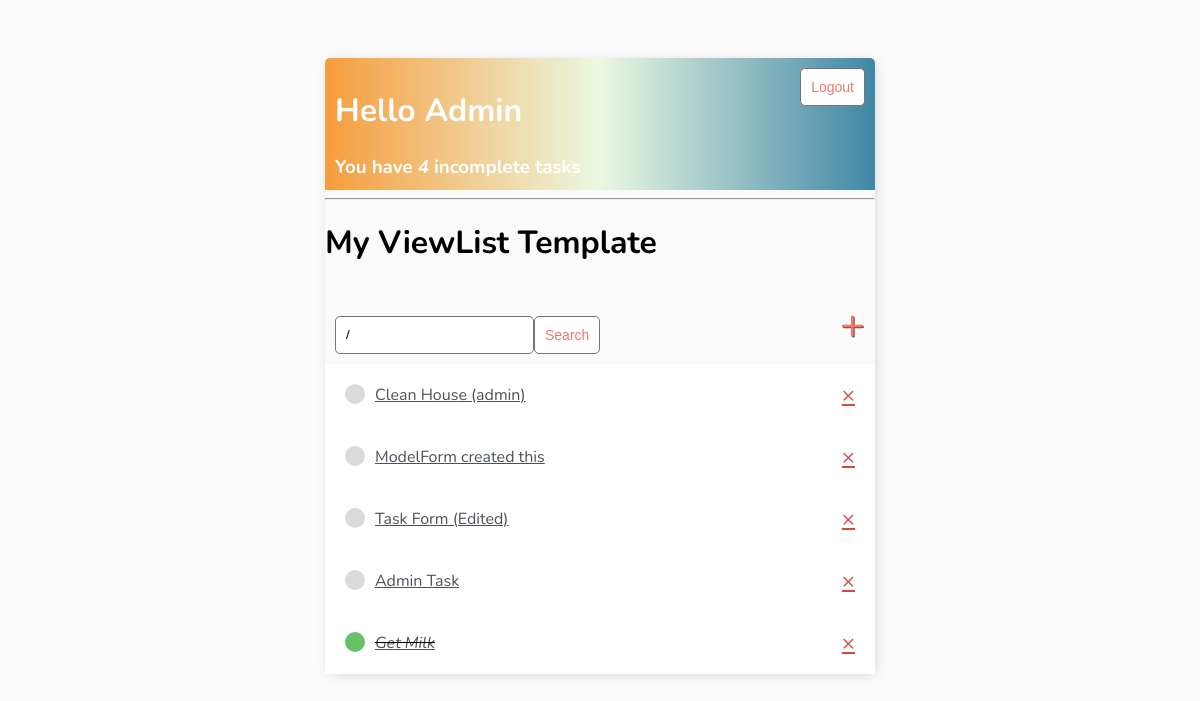
Page / (signed in) on the earlier database version.
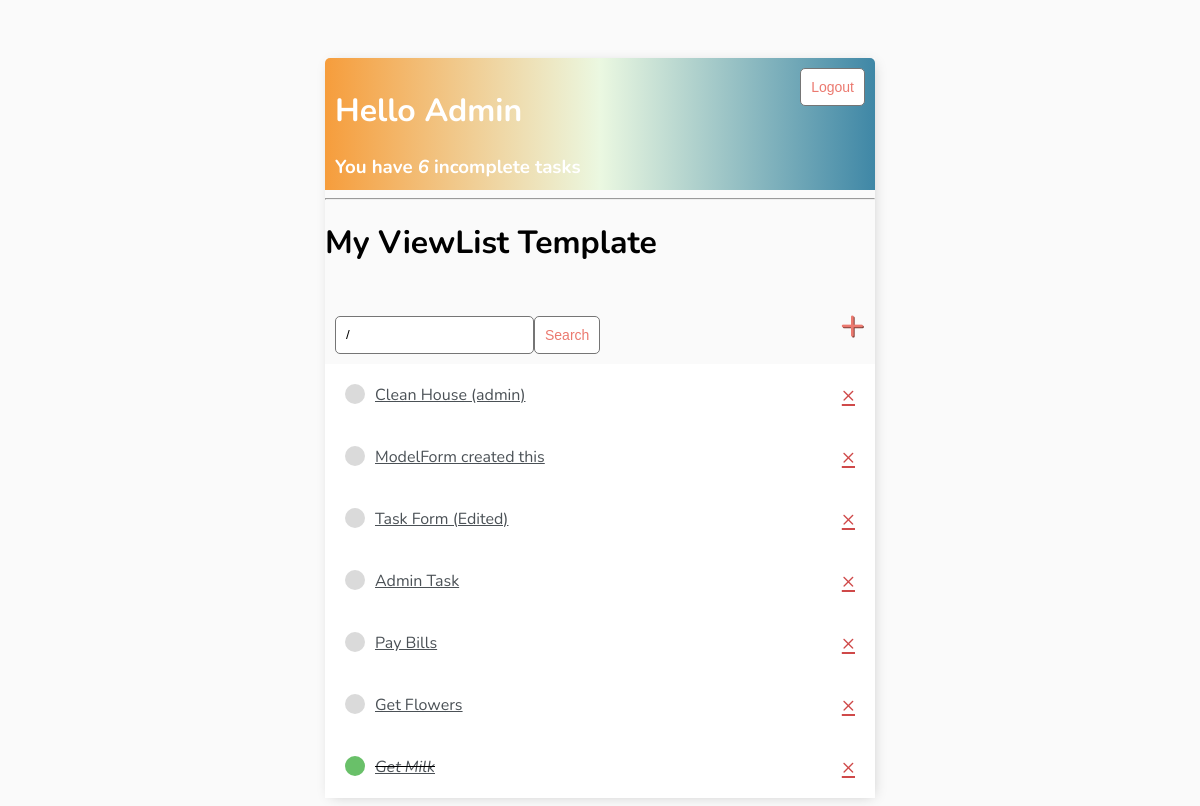
Same page on the later database version.
### base/models.py (models this page shows)
class Task(models.Model):
    user = models.ForeignKey(User, on_delete=models.CASCADE, null=True, blank=True)
    title = models.CharField(max_length=200)
    description = models.TextField(null=True, blank=True)
    complete = models.BooleanField(default=False)
    created = models.DateTimeField(auto_now_add=True)
    def __str__(self):
        return self.title
    '''
    This is how we can order a queryset - whenever we are returning multiple items order it by this
    value here
    '''
    class Meta:
        ordering = ['complete']

### base/views.py (the view)
# urls.py: path('', views.TaskList.as_view(), name='tasks'),
class TaskList(LoginRequiredMixin, ListView):
    model = Task
    context_object_name = 'tasks'   # Instead of the default 'object_list' - this is the queryset of the tasks (python representation of the model)
    '''
    Also - we need to make sure that each user sees his own tasks and that one user can't log-in on his
    username and password, but see other user's tasks.
    '''
    def get_context_data(self, **kwargs):
        context = super().get_context_data(**kwargs)
        context['tasks'] = context['tasks'].filter(user=self.request.user)
        context['count'] = context['tasks'].filter(complete=False).count()
        search_input = self.request.GET.get('search-area') or ""
        if search_input:
            context['tasks'] = context['tasks'].filter(title__startswith=search_input) # Can use icontains instead the startwith
        context['search_input'] = search_input
        return context

### base/templates/base/task_list.html (shortened to what this page needs)
{% extends "base/main.html" %}
{% block content %}
<div class='header-bar'>
    <div>
        <h1> Hello {{request.user|title}} </h1>
        <h3 style="margin:0"> You have <i> {{count}} </i> incomplete task{{count|pluralize}}</h3>
    </div>
    {% if request.user.is_authenticated %}
    <form method="post" action="{% url 'logout' %}">
        <button class="button" type="submit">Logout</button>
    </form>
    {% else %}
        <a href="{% url 'login' %}"> Login </a>
    {% endif %}
</div>
<hr>
<h1> My ViewList Template {{color}} </h1>
<div id="search-add-wrapper">
    <form method='GET' style="margin-top: 20px; display: flex;">
        <input type="text" name="search-area" value={{search_input}}/>
        <input class="button" type="submit" value="Search"/>
    </form>
    <a id="add-link" href="{% url 'task-create' %}"> &#x2b; </a>
</div>
<div class="task-items-wrapper">
    {% for task in tasks %}
    <div class="task-wrapper">
        {% if task.complete %}
        <div class="task-title">
            <div class="task-complete-icon"></div>
            <i><s><a href="{% url 'task-update' task.id %}">{{task}}</a></s></i>
        </div>
        <a class="delete-link" href="{% url 'task-delete' task.id %}"> &#215; </a>
        {% else %}
        <div class="task-title">
            <div class="task-incomplete-icon"></div>
            <a href="{% url 'task-update' task.id %}">{{task}}</a>
        </div>
        <a class="delete-link" href="{% url 'task-delete' task.id %}"> &#215; </a>
        {% endif%}
    </div>
    {% empty %}
    <h3> No items in list </h3>
    {% endfor %}
</div>
{% endblock content %}

Differences in the rows shown:
added Task: title "Pay Bills"
added Task: title "Get Flowers"
Other differences:
{{ count }}: "4" → "6"
